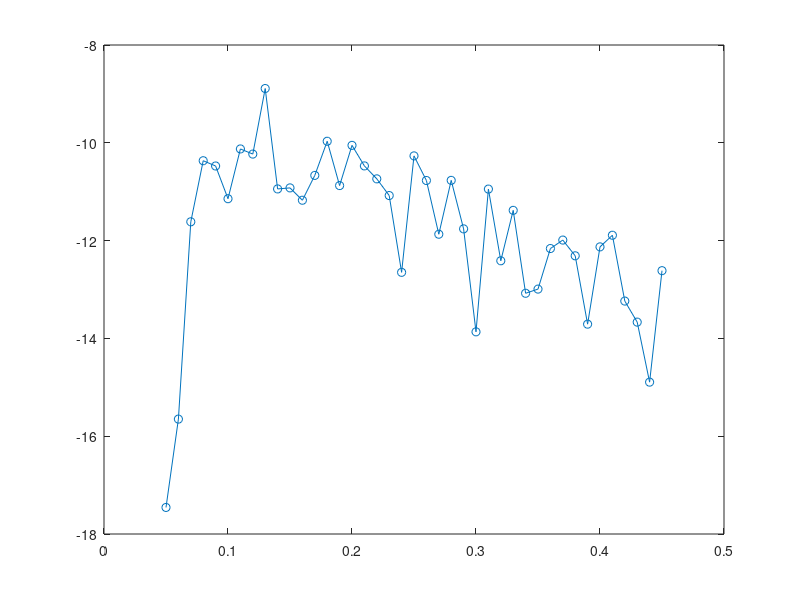
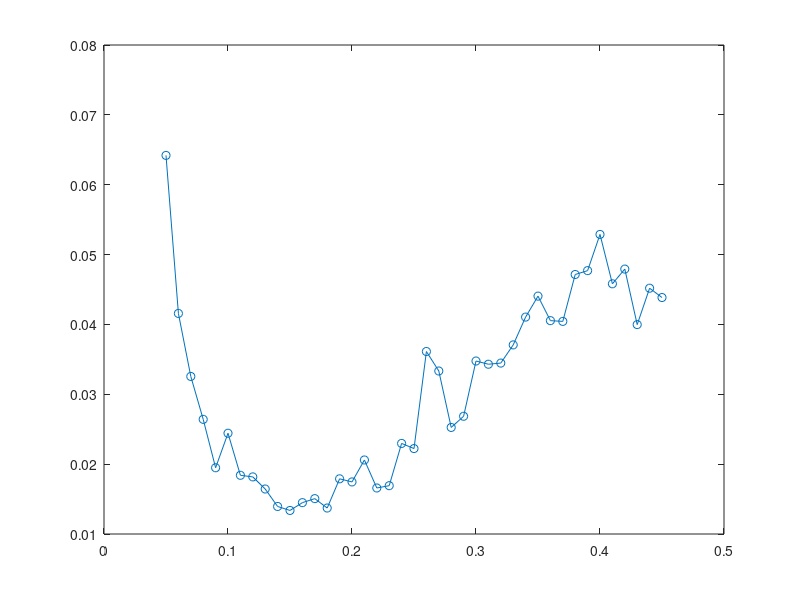
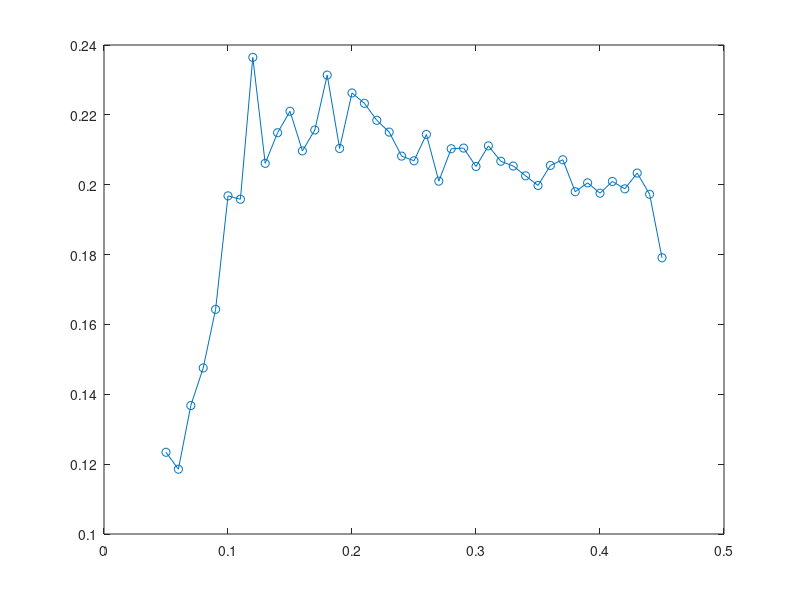

These charts were generated, in order, by the following MATLAB code:
clc; clear;

load('snr_13_005Hz.mat');
load('mpe_15_005Hz.mat');
load('ami_13_005Hz.mat');

D_list = 0.05:0.01:0.45;

figure;
plot(D_list, snr_mean, 'o-');

figure;
plot(D_list, mpe_mean, 'o-');

figure;
plot(D_list, ami_mean, 'o-');